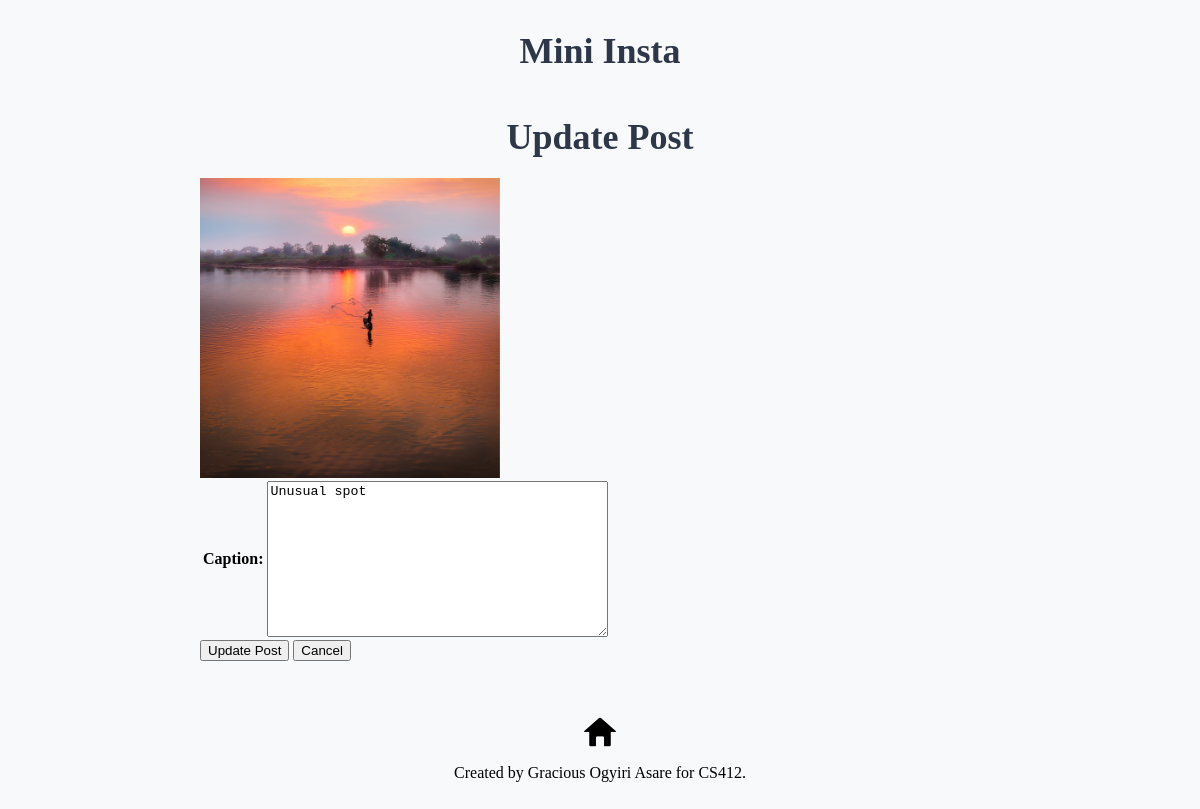
Page /mini_insta/post/20/update/ on the committed database.
### mini_insta/models.py (models this page shows, shortened)
class Post(models.Model):
    profile = models.ForeignKey(Profile, on_delete=models.CASCADE) #foreign key to Profile model
    timestamp = models.DateTimeField(auto_now=True) #set the published date automatically
    caption = models.TextField(blank=True)
    def get_all_photos(self):
        photos = Photo.objects.filter(post=self)
        return photos

class Photo(models.Model):
    post = models.ForeignKey(Post, on_delete=models.CASCADE) #foreign key to Post model
    image_url = models.URLField(blank=True)
    image_file = models.ImageField(blank=True)
    timestamp = models.DateTimeField(auto_now=True) #set the published date automatically
    def get_image_url(self):
        if self.image_url:
            return self.image_url
        elif self.image_file:
            return self.image_file.url
        return None

### mini_insta/views.py (the view, shortened to what this page needs)
# urls.py: path('post/<int:pk>/update/', UpdatePostView.as_view(), name='update_post'),
class UpdatePostView(UpdateView):
    model = Post
    template_name = 'mini_insta/update_post_form.html'
    fields = ['caption']

### mini_insta/templates/mini_insta/update_post_form.html (shortened to what this page needs)
{% extends "mini_insta/base.html" %} {% block content %}
<h1>Update Post</h1>
<div class="post-item">
  {% if post.get_all_photos %}
    <img
      src="{{ post.get_all_photos.first.get_image_url }}"
      alt="Post photo"
      style="max-width: 300px"
    />
  {% else %}
    <p>No image uploaded</p>
  {% endif %}
</div>
<form method="post">
  <table>
    {{ form.as_table }}
  </table>
  <input type="submit" value="Update Post" />
  <a href="{% url 'show_post' post.pk %}">
    <button type="button">Cancel</button>
  </a>
</form>
{% endblock content %}

### static/mini_insta-style.css (style rules this page uses)
body { font-family: "Times New Roman", Times, serif, sans-serif; background-color: #f8f9fa; max-width: 800px; margin: 0 auto; padding: 10px; }
h1 { font-size: 36px; padding-top: 20px; }
h1, h2, h3 { text-align: center; color: #2d3748; margin-bottom: 20px; }
a { text-decoration: none; }

### rows in the picture
Post: get_all_photos.first.get_image_url (picture), caption "Unusual spot"
